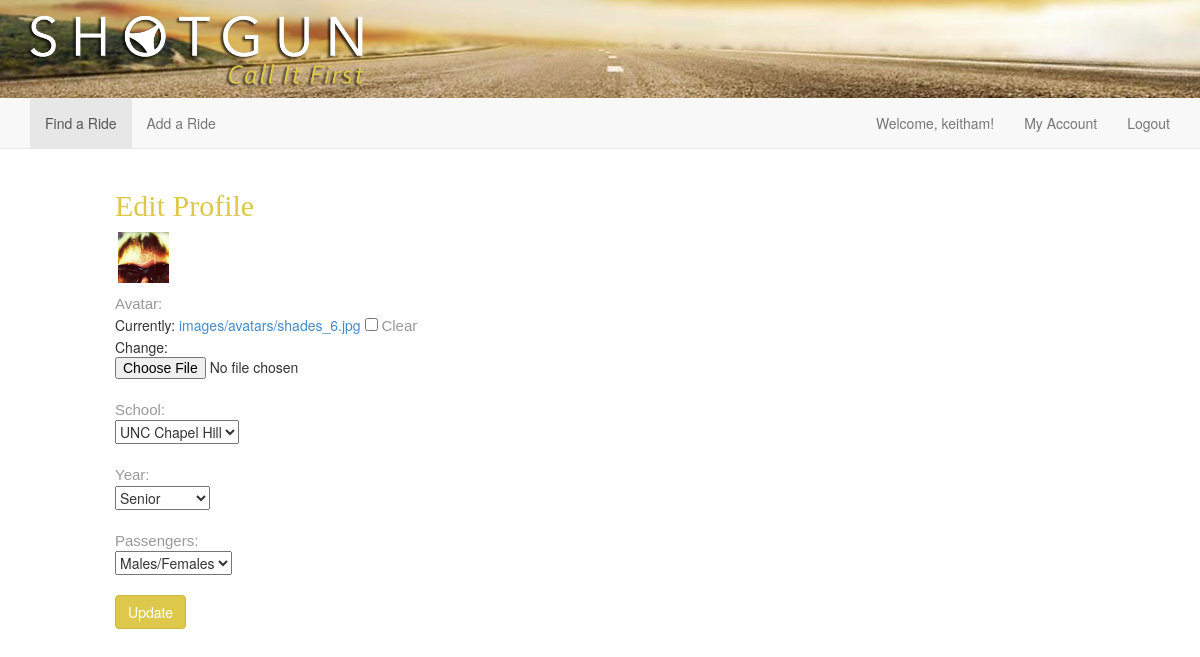
Screenshot of /profile/edit (signed in) with the database file from the repository.
### drive/models.py (models this page shows)
class ShotgunProfile(models.Model):
    YEARS = (
        ('Freshman', 'Freshman'),
        ('Sophomore', 'Sophomore'),
        ('Junior', 'Junior'),
        ('Senior', 'Senior'),
        ('Professor', 'Professor'),
    )
    SCHOOLS = (
        ('UNC Chapel Hill', 'UNC Chapel Hill'),
    )
    PASSENGERS = (
        ('Males', 'Males'),
        ('Females', 'Females'),
        ('Males/Females', 'Males/Females'),
    )
    user = models.OneToOneField(User, related_name='shotgunprofile')
    avatar = models.ImageField(upload_to='images/avatars/', default='', blank=True)
    school = models.CharField(max_length=50, choices=SCHOOLS, default='UNC Chapel Hill')
    year = models.CharField(max_length=10, choices=YEARS, default='Freshman')
    passengers = models.CharField(max_length=15, choices=PASSENGERS, default='Males/Females')

### drive/views.py (the view)
# urls.py: url(r'^profile/edit$', views.profile_edit, name='profile_edit'),
def profile_edit(request):
    if request.method == 'POST':
        form = ProfileForm(request.POST, request.FILES, instance=ShotgunProfile.objects.get(user=request.user))
        if form.is_valid():
            profile = form.save(commit=False)
            profile.avatar = form.cleaned_data['avatar']
            profile.save()
            messages.success(request,'Your profile has been updated!')
            return redirect('profile_edit')
    else:
        user = request.user
        try:
            profile = getattr(user, 'shotgunprofile')
        except:
            profile = ShotgunProfile()
            profile.user = user
            profile.save()
        form = ProfileForm(instance=ShotgunProfile.objects.get(user=request.user))
    return render(request, 'profile/edit.html', {'form': form})

### drive/forms.py
class ProfileForm(ModelForm):
    class Meta:
        model = ShotgunProfile
        fields = ['avatar','school','year','passengers']

### shotgun/resources/templates/profile/edit.html (shortened to what this page needs)
{% extends 'layout_header.html' %}
{% block content %}
    <section id="section-profile-edit">
        <form action="" method="post" class="form-horizontal" role="form" autocomplete="off" enctype="multipart/form-data">
            <div class="row">
                <div class="col-xs-10 col-xs-offset-1">
                    <div class="row">
                        <div class="col-xs-12">
                            <h2>Edit Profile</h2>
                        </div>
                    </div>
                    <div class="row">
                        {% if user.shotgunprofile.avatar.url != "/uploads/False" %}<div class="col-xs-12" style="margin: 0px 0px 10px -12px;"><img src="{{ user.shotgunprofile.avatar.url }}" alt="Driver Image" class="col-xs-1"></div>{% endif %}
                        <div class="col-xs-12">
                            <label for="address-to">Avatar:</label><br>
                            {{form.avatar}}
                        </div>
                    </div>
                    <div class="row"><div class="col-xs-12">&nbsp;</div></div>
                    <div class="row">
                        <div class="col-xs-12">
                            <label for="address-to">School:</label><br>
                            {{form.school}}
                        </div>
                    </div>
                    <div class="row"><div class="col-xs-12">&nbsp;</div></div>
                    <div class="row">
                        <div class="col-xs-12">
                            <label for="address-to">Year:</label><br>
                            {{form.year}}
                        </div>
                    </div>
                    <div class="row"><div class="col-xs-12">&nbsp;</div></div>
                    <div class="row">
                        <div class="col-xs-12">
                            <label for="address-to">Passengers:</label><br>
                            {{form.passengers}}
                        </div>
                    </div>
                    <div class="row"><div class="col-xs-12">&nbsp;</div></div>
                    <div class="row">
                        <div class="col-xs-12">
                            <input type="submit" value="Update" class="btn btn-primary" />
                        </div>
                    </div>
                </div>
            </div>
        </form>
    </section>
{% endblock %}

### shotgun/resources/templates/navbar.html (shortened to what this page needs)
<nav class="navbar navbar-default navbar-static-top" role="navigation">
    <div class="container">
        <div class="collapse navbar-collapse" id="bs-example-navbar-collapse-1">
            <ul class="nav navbar-nav">
                <li{% if active == 'find' %} class="active"{% endif %}><a href="{% url 'drive.views.rides_search' %}">Find a Ride</a></li>
                <li{% if active == 'add' %} class="active"{% endif %}><a href="{% url 'drive.views.rides_new' %}">Add a Ride</a></li>
            </ul>
            {% if user.is_authenticated %}
                <ul class="nav navbar-nav navbar-right">
                    <p class="navbar-text hidden-xs">Welcome, {{user.username}}!</p>
                    <li><a href="{% url 'drive.views.profile_edit' %}">My Account</a></li>
                    <li><a href="{% url 'drive.views.drive_logout' %}">Logout</a></li>
                </ul>
            {% else %}
                <ul class="nav navbar-nav navbar-right">
                    <li><a href="{% url 'drive.views.drive_logout' %}">Log In</a></li>
                </ul>
            {% endif %}
        </div>
    </div>
</nav>

### shotgun/resources/public/css/shotgun.css (style rules this page uses)
html, body { height: 100%; }
input { z-index: 1; }
h2, h3, h4 { font-family: Avenir; color: #ddc84b; }
label { font-family: "Myriad Pro", Arial, "sans-serif"; font-size: 15px; color: #999999; font-weight: 100; margin: 0px; }
.btn-primary { background-color: #ddc84b; border-color: #ccb73a; }

### rows the page displays
ShotgunProfile: school "UNC Chapel Hill", year "Senior", passengers "Males/Females"

### other values shown
{{ user.username }} "keitham"
